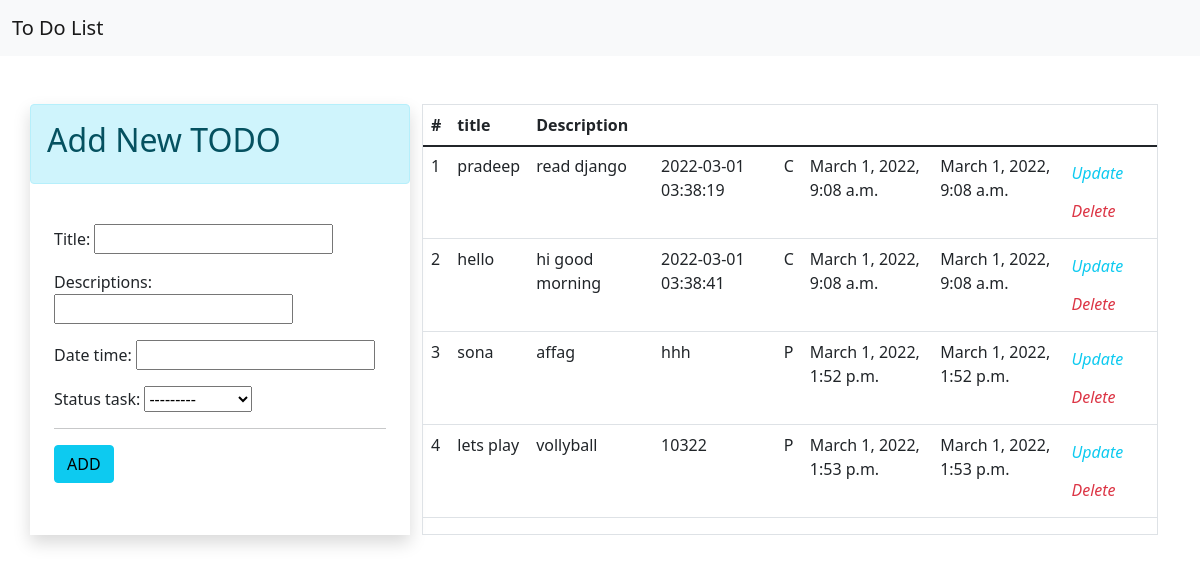
The app's page /, older data.
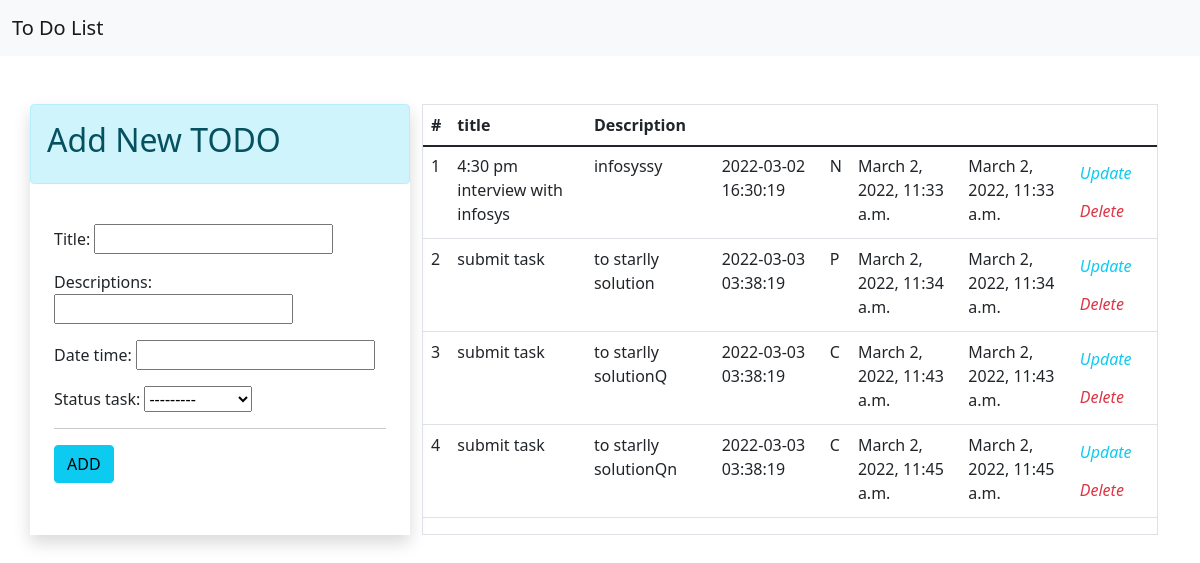
The same page, newer data.
### todoapp/models.py (models this page shows, shortened)
class TODO(models.Model):
    STATUS_CODE=(
        ('P', 'In Progress'),
        ('C', 'Completed'),
        ('N', 'Pending')
    )
    title=models.CharField(max_length=80)
    descriptions=models.CharField(max_length=256)
    date_time=models.CharField(max_length=20)
    status_task=models.CharField(max_length=3, choices=STATUS_CODE)
    created_on=models.DateTimeField(auto_now_add=True)
    updated_on=models.DateTimeField(auto_now_add=True)
    isdelete=models.BooleanField(default=True)

### todoapp/views.py (the view)
# urls.py: path('', home, name='home'),
def home(request):
    form=TODOForm()
    todos = TODO.objects.filter(isdelete=True)
    return render (request, 'home.html', context={'form' : form, 'todos':todos})

### todoapp/forms.py
class TODOForm(ModelForm):
    class Meta:
        model = TODO
        fields=['title', 'descriptions', 'date_time', 'status_task']

### todoapp/templates/home.html (shortened to what this page needs)
{% extends "base.html" %}
{% block main %}
<div>
  <div class="container pt-4">
    <div class="row  p-0 mt-4">
      <div class="col-lg-4 mx-auto shadow p-0">
        <div class="alert alert-info">
          <h2>Add New TODO</h2>
        </div>
        <div class="p-4">
          <form action="/add_todo/" method="POST">
            {{form.as_p}}
            <hr>
            <input type="submit" value="ADD" class="btn btn-info">
          </form>
        </div>
      </div>
      <tbody>
      <div class="col">
        <div class="border">
        <table class="table">
          <thead>
            <tr>
              <th>#</th>
              <th>title</th>
              <th>Description</th>
            </tr>
          </thead>
          <tbody>
          <tr>
              {% for todo in todos %}
            <tr>
                <td>{{forloop.counter}}</td>
                <td>{{todo.title}}</td>
                <td>{{todo.descriptions}}</td>
                <td>{{todo.date_time}}</td>
                <td>{{todo.status_task}}</td>
                <td>{{todo.created_on}}</td>
                <td>{{todo.updated_on}}</td>
                <td>
                  <a href="{% url 'update_task' todo.id %}" class="btn text-info px-0">
                    <i class="fas fa-edit">Update</i>
                  </a>
                  <a href="{% url 'delete_task' todo.id%}" class="btn text-danger px-0">
                    <i class="fas fa-edit">Delete</i>
                  </a>
                </td>
              </tr>
              {%endfor%}
            </tr>
          </tbody>
        </table>
      </div>
    </div>
  </div>
</div>
{%endblock%}

### todoapp/templates/base.html (shortened to what this page needs)
<!doctype html>
<html lang="en">
  <head>
    <link href="https://cdn.jsdelivr.net/npm/bootstrap@5.1.3/dist/css/bootstrap.min.css" rel="stylesheet">
  </head>
  <body>
    <nav class="navbar navbar-light bg-light">
        <div class="container-fluid">
          <a class="navbar-brand">To Do List</a>
        </div>
      </nav>
      <div>
        {%block main%}{% endblock %}
      </div>
  </body>
</html>

Row changes from the older to the newer data that the page shows:
removed TODO: title "pradeep", descriptions "read django", date_time "2022-03-01 03:38:19", status_task "C", created_on "March 1, 2022, 9:08 a.m.", updated_on "March 1, 2022, 9:08 a.m."
removed TODO: title "hello", descriptions "hi good morning", date_time "2022-03-01 03:38:41", status_task "C", created_on "March 1, 2022, 9:08 a.m.", updated_on "March 1, 2022, 9:08 a.m."
removed TODO: title "sona", descriptions "affag", date_time "hhh", status_task "P", created_on "March 1, 2022, 1:52 p.m.", updated_on "March 1, 2022, 1:52 p.m."
removed TODO: title "lets play", descriptions "vollyball", date_time "10322", status_task "P", created_on "March 1, 2022, 1:53 p.m.", updated_on "March 1, 2022, 1:53 p.m."
added TODO: title "4:30 pm interview with infosys", descriptions "infosyssy", date_time "2022-03-02 16:30:19", status_task "N", created_on "March 2, 2022, 11:33 a.m.", updated_on "March 2, 2022, 11:33 a.m."
added TODO: title "submit task", descriptions "to starlly solution", date_time "2022-03-03 03:38:19", status_task "P", created_on "March 2, 2022, 11:34 a.m.", updated_on "March 2, 2022, 11:34 a.m."
added TODO: title "submit task", descriptions "to starlly solutionQ", date_time "2022-03-03 03:38:19", status_task "C", created_on "March 2, 2022, 11:43 a.m.", updated_on "March 2, 2022, 11:43 a.m."
added TODO: title "submit task", descriptions "to starlly solutionQn", date_time "2022-03-03 03:38:19", status_task "C", created_on "March 2, 2022, 11:45 a.m.", updated_on "March 2, 2022, 11:45 a.m."
